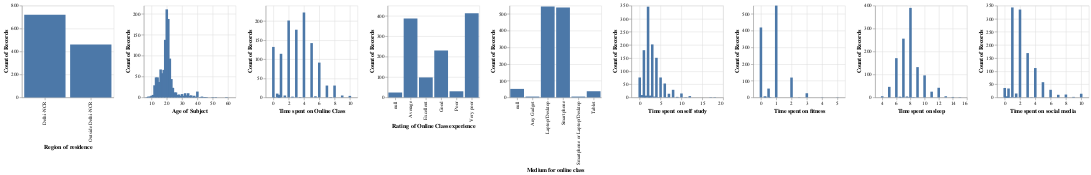

Write notebook code for a chart like this one.
### Code cell
def distribution(df, name_col):
    hist = alt.Chart(df).mark_bar().encode(x=name_col, y='count()').properties(
    width=180,
    height=180
    )
    return hist


names = list(df.columns)
plts = list()
for name in names[1:]:
    plts.append(distribution(df, name))

plts[0]|plts[1]|plts[2]|plts[3]|plts[4]

### Figure 1 — Vega-Lite specification as saved in the notebook (floating-point values rounded to 4 significant figures; data arrays with more than 128 entries replaced by an {"elided": "..."} marker saying what was removed)
{"config": {"view": {"continuousWidth": 400, "continuousHeight": 300}}, "hconcat": [{"mark": "bar", "encoding": {"x": {"field": "Region of residence", "type": "nominal"}, "y": {"aggregate": "count", "type": "quantitative"}}, "height": 180, "width": 180}, {"mark": "bar", "encoding": {"x": {"field": "Age of Subject", "type": "quantitative"}, "y": {"aggregate": "count", "type": "quantitative"}}, "height": 180, "width": 180}, {"mark": "bar", "encoding": {"x": {"field": "Time spent on Online Class", "type": "quantitative"}, "y": {"aggregate": "count", "type": "quantitative"}}, "height": 180, "width": 180}, {"mark": "bar", "encoding": {"x": {"field": "Rating of Online Class experience", "type": "nominal"}, "y": {"aggregate": "count", "type": "quantitative"}}, "height": 180, "width": 180}, {"mark": "bar", "encoding": {"x": {"field": "Medium for online class", "type": "nominal"}, "y": {"aggregate": "count", "type": "quantitative"}}, "height": 180, "width": 180}, {"mark": "bar", "encoding": {"x": {"field": "Time spent on self study", "type": "quantitative"}, "y": {"aggregate": "count", "type": "quantitative"}}, "height": 180, "width": 180}, {"mark": "bar", "encoding": {"x": {"field": "Time spent on fitness", "type": "quantitative"}, "y": {"aggregate": "count", "type": "quantitative"}}, "height": 180, "width": 180}, {"mark": "bar", "encoding": {"x": {"field": "Time spent on sleep", "type": "quantitative"}, "y": {"aggregate": "count", "type": "quantitative"}}, "height": 180, "width": 180}, {"mark": "bar", "encoding": {"x": {"field": "Time spent on social media", "type": "quantitative"}, "y": {"aggregate": "count", "type": "quantitative"}}, "height": 180, "width": 180}], "data": {"name": "data-9feb39c3fcb213216f6d0ba0d43f0455"}, "$schema": "https://vega.github.io/schema/vega-lite/v4.17.0.json", "datasets": {"data-9feb39c3fcb213216f6d0ba0d43f0455": {"elided": "1182 records"}}}
